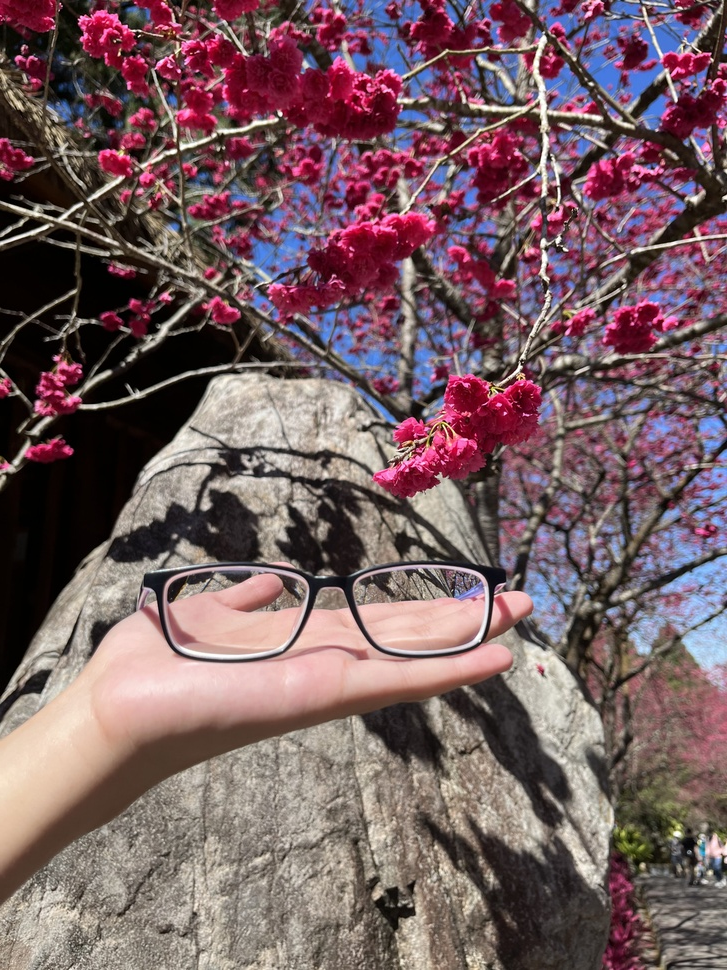
#> input picture hw1/v4/input.jpeg, 727 x 970 px, shrunk from 3024 x 4032 before the run
$ python code.py
#> lines starting #> are read from the running program, lines starting #| are printed output that depends on the picture
import cv2
import numpy as np

image = np.array(cv2.imread("input.jpeg"))
#> image is the input picture: shape (970, 727, 3); mean B, G, R 98.3, 94.3, 119.2

m = np.ones((3, 3))
for row in range(image.shape[0]):
    image[row] = np.matmul(image[row], m)
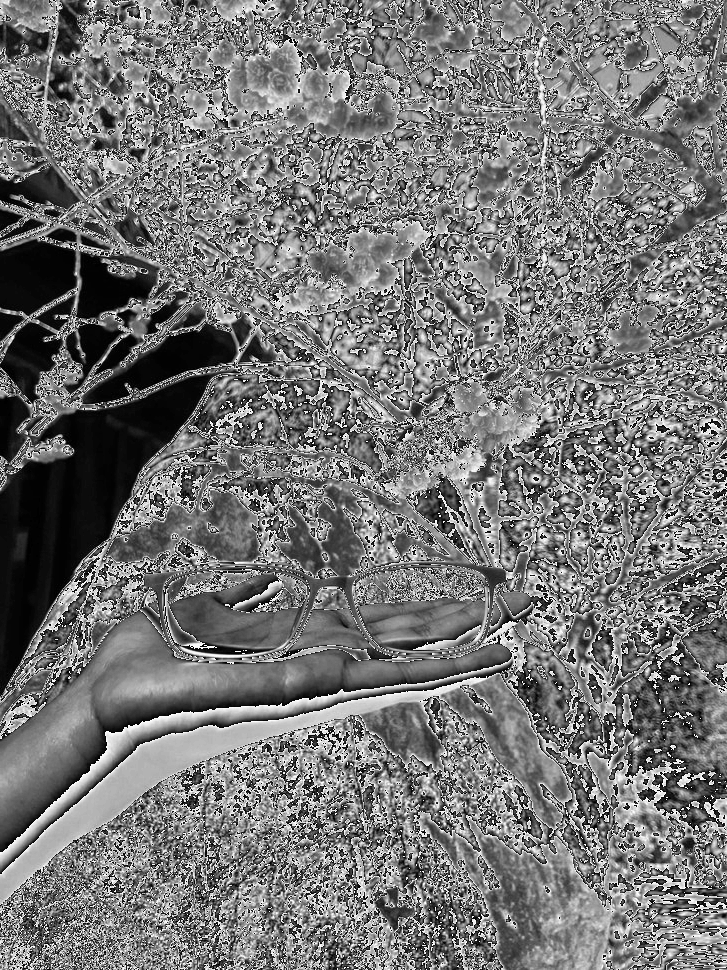
#> image: shape (970, 727, 3); min 0, max 255, mean 118

cv2.imwrite('output.jpeg', image)
